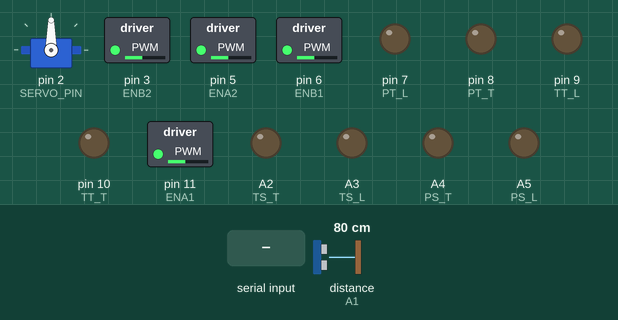
This sketch was run on a simulated Arduino Uno, built with avr-gcc and run on an emulated ATmega328P. Shown: servo, switched loads named in the sketch (green lamp = pin HIGH), output pins drawn as LEDs (lit = HIGH). Wiring (inferred from the names in the program): ultrasonic range finder: trigger A0; echo A1. Inputs (shaded band) come from the test bench; at power-on: distance to the obstacle (sensor on A1) 80 cm. The echo pulse lasts 58.3 µs per cm; pins used as bus, display or sensor lines are not drawn.

Above: at 1.2 s.
1.3 s: "G\n" received over the second serial link
At 2.5 s:
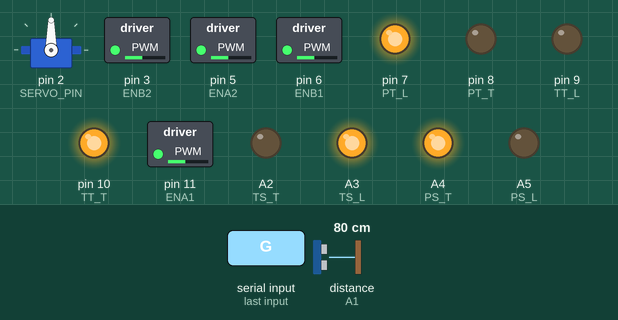
2.8 s: "Q\n" received over the second serial link
At 3.8 s:
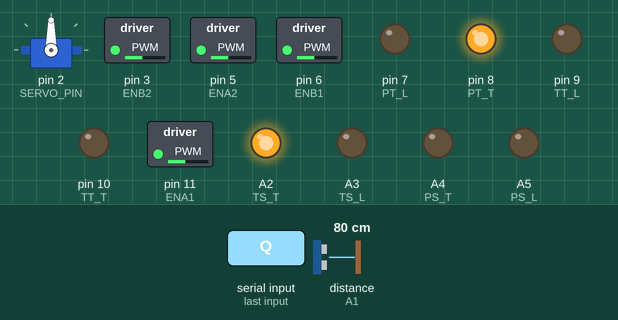
4.3 s: "K\n" received over the second serial link
At 5.0 s:
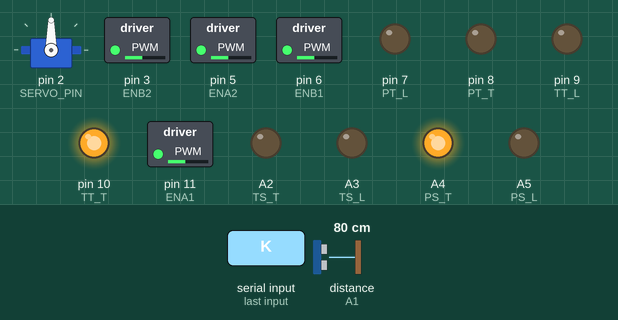
5.8 s: "J\n" received over the second serial link
At 7.0 s:
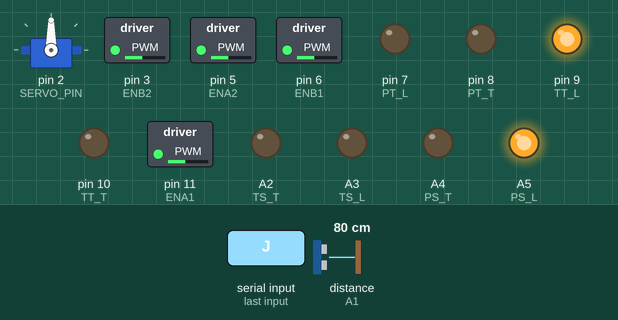
7.3 s: "H\n" received over the second serial link
At 8.3 s:
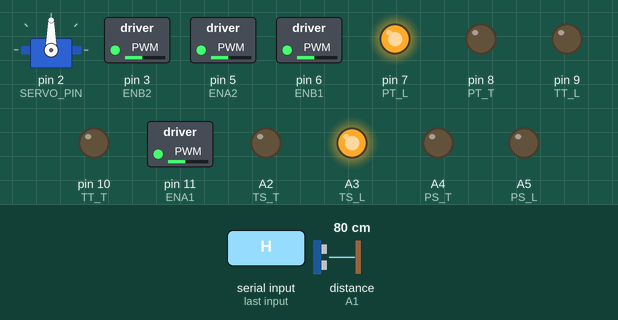
8.8 s: "F90\n" received over the second serial link
At 9.6 s:
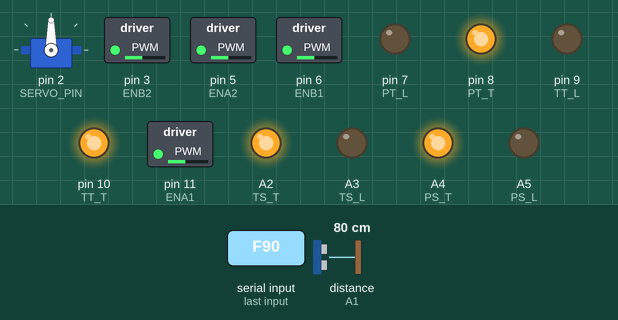
Timing chart, 0 to 11.3 s (numbered marks = the images above; inputs shaded):
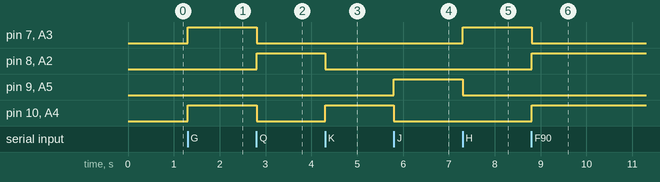

The sketch:

ARDUINO.ino
```cpp
#include <Servo.h>
#include <SoftwareSerial.h>

// ===================== GIAO TIẾP =====================
#define RX_PIN 13   // Arduino RX (Nối với ESP TX)
#define TX_PIN 12   // Arduino TX (Nối với ESP RX)
SoftwareSerial ESP_Serial(RX_PIN, TX_PIN);

// ===================== THIẾT BỊ =====================
#define SERVO_PIN 2
#define TRIG_PIN  A0
#define ECHO_PIN  A1
Servo headServo;

// ===================== BIẾN TOÀN CỤC =====================
long thoigian;
int khoangcach = 0;
unsigned long lastSensorTime = 0;
#define STOP_DIST 20

// ===================== MOTOR PIN (ĐÃ SỬA LỖI CÚ PHÁP) =====================
// Lưu ý: Đã xóa dấu chấm phẩy thừa ở cuối các dòng #define
#define ENA1 11 // Trái Trước PWM
#define ENB1 6  // Trái Sau PWM (Theo code cũ của bạn map ENB1 là pin 6)
// Tuy nhiên logic thường là: Driver 1 (Trái Trước + Phải Trước), Driver 2 (Trái Sau + Phải Sau)
// Nhưng tôi sẽ giữ nguyên chân pin theo code của bạn cung cấp.

// BÁNH TRÁI TRƯỚC (FL)
#define TT_T 10
#define TT_L 9

// BÁNH PHẢI TRƯỚC (FR)
#define PT_T 8
#define PT_L 7

// BÁNH TRÁI SAU (BL)
#define TS_T A2
#define TS_L A3

// BÁNH PHẢI SAU (BR)
#define PS_T A4
#define PS_L A5

// Pin PWM cho Driver 2
#define ENA2 5
#define ENB2 3

int motorSpeed = 110;
int currentMode = 1; // 1=Manual, 2=Auto

// ===================== HÀM ĐO KHOẢNG CÁCH =====================
int doKhoangCach() {
  digitalWrite(TRIG_PIN, LOW); delayMicroseconds(2);
  digitalWrite(TRIG_PIN, HIGH); delayMicroseconds(10);
  digitalWrite(TRIG_PIN, LOW);
  thoigian = pulseIn(ECHO_PIN, HIGH, 25000);
  if (thoigian == 0) return 300;
  return thoigian / 58;
}

void setMotorSpeed(int speed) {
  motorSpeed = constrain(speed, 60, 255);
  // Bật tất cả các kênh Enable
  analogWrite(ENA1, motorSpeed); analogWrite(ENB1, motorSpeed);
  analogWrite(ENA2, motorSpeed); analogWrite(ENB2, motorSpeed);
}

// ===================== HÀM ĐIỀU KHIỂN MOTOR (MA TRẬN) =====================
// Thứ tự tham số:
// Trái Trước(F,B) - Phải Trước(F,B) - Trái Sau(F,B) - Phải Sau(F,B)
void go(int t1,int t2, int p1,int p2, int s1,int s2, int ps1,int ps2) {
  digitalWrite(TT_T, t1); digitalWrite(TT_L, t2); // Trái Trước
  digitalWrite(PT_T, p1); digitalWrite(PT_L, p2); // Phải Trước
  digitalWrite(TS_T, s1); digitalWrite(TS_L, s2); // Trái Sau
  digitalWrite(PS_T, ps1); digitalWrite(PS_L, ps2); // Phải Sau
}

void stopRobot() { go(0,0, 0,0, 0,0, 0,0); }

// ===================== LOGIC DI CHUYỂN MECANUM CHUẨN =====================
// Dựa trên biểu đồ vector lực bạn cung cấp
void execute(char cmd) {
  switch(cmd) {
    // 1. CƠ BẢN
    case 'F': go(1,0, 1,0, 1,0, 1,0); break; // Tiến: Tất cả tiến
    case 'B': go(0,1, 0,1, 0,1, 0,1); break; // Lùi: Tất cả lùi

    // 2. XOAY TẠI CHỖ (Rotate)
    case 'L': go(0,1, 1,0, 0,1, 1,0); break; // Xoay Trái: Trái lùi, Phải tiến
    case 'R': go(1,0, 0,1, 1,0, 0,1); break; // Xoay Phải: Trái tiến, Phải lùi

    // 3. ĐI NGANG (Slide / Strafe)
    // Sang Phải (Left): Trái Trước lùi, Phải Trước tiến, Trái Sau tiến, Phải Sau lùi
    case 'I': go(0,1, 1,0, 1,0, 0,1); break;

    // Sang Trái (Right): Trái Trước tiến, Phải Trước lùi, Trái Sau lùi, Phải Sau tiến
    case 'G': go(1,0, 0,1, 0,1, 1,0); break;

    // 4. ĐI CHÉO (Diagonal) - Nguyên tắc: Chỉ 2 bánh chéo nhau chạy
    // Chéo Tiến Phải (Forward-Left): Phải Trước + Trái Sau chạy tiến
    case 'Q': go(0,0, 1,0, 1,0, 0,0); break;

    // Chéo Tiến Trái (Forward-Right): Trái Trước + Phải Sau chạy tiến
    case 'K': go(1,0, 0,0, 0,0, 1,0); break;

    // Chéo Lùi Phải (Backward-Left): Trái Trước + Phải Sau chạy lùi
    case 'J': go(0,1, 0,0, 0,0, 0,1); break;

    // Chéo Lùi Trái (Backward-Right): Phải Trước + Trái Sau chạy lùi
    case 'H': go(0,0, 0,1, 0,1, 0,0); break;

    // 5. KHÁC
    case 'S': stopRobot(); break;
    // Các lệnh M, A giữ nguyên logic chuyển chế độ
    case 'M': currentMode = 1; stopRobot(); headServo.write(90); break;
    // case 'A' xử lý bên dưới
  }
}

void runAutoMode() {
  int kc = doKhoangCach();
  // Gửi trạng thái về ESP (Để hiển thị lên Web)

  if (kc < STOP_DIST) {
    stopRobot(); delay(300);
    go(0,1, 0,1, 0,1, 0,1); delay(400); stopRobot(); // Lùi lại

    headServo.write(170); delay(400); int left = doKhoangCach();
    headServo.write(10);  delay(400); int right = doKhoangCach();
    headServo.write(90);  delay(300);

    if(left > right) {
      // Rẽ trái (Xoay tại chỗ)
      execute('L'); delay(400);
    } else {
      // Rẽ phải
      execute('R'); delay(400);
    }
    stopRobot();
  } else {
    execute('F'); // Đi thẳng
  }
}

void setup() {
  Serial.begin(9600);
  ESP_Serial.begin(9600);
  headServo.attach(SERVO_PIN); headServo.write(90);
  pinMode(TRIG_PIN, OUTPUT); pinMode(ECHO_PIN, INPUT);

  // Khai báo Output cho Motor
  pinMode(ENA1, OUTPUT); pinMode(ENB1, OUTPUT);
  pinMode(ENA2, OUTPUT); pinMode(ENB2, OUTPUT);

  pinMode(TT_T, OUTPUT); pinMode(TT_L, OUTPUT);
  pinMode(PT_T, OUTPUT); pinMode(PT_L, OUTPUT);
  pinMode(TS_T, OUTPUT); pinMode(TS_L, OUTPUT);
  pinMode(PS_T, OUTPUT); pinMode(PS_L, OUTPUT);

  setMotorSpeed(motorSpeed);
  stopRobot();
}

void loop() {
  // --- 1. NHẬN LỆNH ---
  if (ESP_Serial.available()) {
    char cmd = ESP_Serial.read();

    // Debug: In ra Serial máy tính để kiểm tra nhận được lệnh gì
    // Serial.println(cmd);

    if (cmd == 'V') { int s = ESP_Serial.parseInt(); setMotorSpeed(s); }
    else if (cmd == 'A') { currentMode = 2; stopRobot(); headServo.write(90); }
    else if (cmd == 'M') { currentMode = 1; stopRobot(); headServo.write(90); }
    else if (currentMode == 1 && cmd != '\n' && cmd != '\r') {
       // Chỉ chặn Tiến/Chéo tiến khi gặp vật cản, còn Lùi/Xoay thì vẫn cho phép
       if ((cmd=='F' || cmd=='K' || cmd=='Q') && doKhoangCach() < STOP_DIST) {
          stopRobot();
       } else {
          execute(cmd);
       }
    }
  }

  // --- 2. GỬI DỮ LIỆU ---
  if (millis() - lastSensorTime > 2000) {
    int val = doKhoangCach();
    ESP_Serial.print("D:"); ESP_Serial.println(val);
    lastSensorTime = millis();
  }

  // --- 3. AUTO ---
  if (currentMode == 2) runAutoMode();
}
```

Measured:
- after the input at 1.3 s, pin 7 (PT_L), pin 10 (TT_T), A3 (TS_L), A4 (PS_T): LOW → HIGH at once
- after the input at 2.8 s, pin 7 (PT_L), pin 10 (TT_T), A3 (TS_L), A4 (PS_T): HIGH → LOW at once; pin 8 (PT_T), A2 (TS_T): LOW → HIGH at once
- after the input at 4.3 s, pin 8 (PT_T), A2 (TS_T): HIGH → LOW at once; pin 10 (TT_T), A4 (PS_T): LOW → HIGH at once
- after the input at 5.8 s, pin 9 (TT_L), A5 (PS_L): LOW → HIGH at once; pin 10 (TT_T), A4 (PS_T): HIGH → LOW at once
- after the input at 7.3 s, pin 7 (PT_L), A3 (TS_L): LOW → HIGH at once; pin 9 (TT_L), A5 (PS_L): HIGH → LOW at once
- after the input at 8.8 s, pin 7 (PT_L), A3 (TS_L): HIGH → LOW at once; pin 8 (PT_T), pin 10 (TT_T), A2 (TS_T), A4 (PS_T): LOW → HIGH at once
